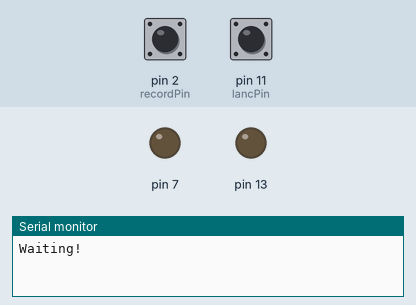
Recording of a sketch running on a simulated Arduino Uno, built with avr-gcc and run on an emulated ATmega328P. Parts: output pins drawn as LEDs (lit = HIGH), the last lines printed to the serial monitor. Inputs (shaded band) come from the test bench; at power-on: pin 11 (lancPin) LOW, pin 2 (recordPin) HIGH.

Above: at 0.1 s.
At 6.2 s:
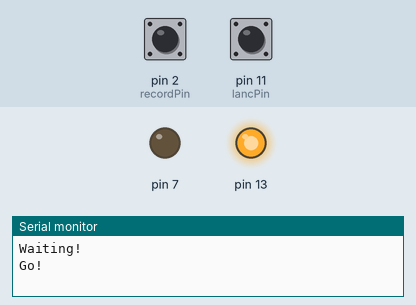
6.3 s: pin 11 (lancPin) pulsed HIGH 5 times (0.12 s each, 0.3 s apart)
Timing chart, 0 to 9.3 s (numbered marks = the images above; inputs shaded):
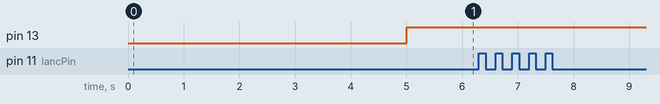

The sketch:

sketch_feb03b_lancSniffer_4.ino
```cpp
/*
  LANC SNIFFER
  Version 1.0
  Finds out LANC commands from a REMOTE
  For the interface ciruit see
  Feel free to use this code in any way you want.
  2011, Martin Koch

  "LANC" is a registered trademark of SONY.
  CANON calls their LANC compatible port "REMOTE".

  Modified by Matthew Whited to return camera status messages
*/

#define lancPin 11
#define recordPin 2

#define ULONGL unsigned long long
#define ULONG unsigned long
#define USHORT unsigned short

#define cmdPinON (PORTD = B10000000)   // Set digtal pin 7 (PD7)
#define cmdPinOFF (PORTD = B00000000)  // Reset digtal pin 7 (PD7)
#define ledON (PORTB = B00100000)      // Set LED pin 13 (PB5)
#define ledOFF (PORTB = B00000000)     // Reset LED pin 13 (PB5)
#define lancPinREAD (PINB & B00001000) // Reads pin 11 (PB3)

int bitDuration = 104-8; //Duration of one LANC bit in microseconds.
int bitDurationHalf = bitDuration/2; //Duration of one LANC bit in microseconds.

struct LancMessage {
  USHORT Message;
  ULONG Response;
  USHORT Request;
};

void setup() {
  DDRD = DDRD | B10000000;    // Config cmdPin as output
  DDRB = DDRB & B11110111;    // Config lancPin as input
  DDRB = DDRB | B00100000;    // Config ledPin as output
  pinMode(lancPin, INPUT);    // Listens to the LANC line, used for pulseIn function
  cmdPinOFF;                  // Reset LANC control pin so that the LANC line is unaffected(HIGH)

  Serial.begin(57600); //open the serial port
  pinMode(lancPin, INPUT); //listens to the LANC line
  Serial.println("Waiting!");
  delay(5000); //Wait for camera to power up completly
  Serial.println("Go!");
  //bitDuration = bitDuration - 8; //Reading the digital port takes about 8 microseconds so only 96 microseconds are left for each bit

  pinMode(recordPin, INPUT);
}

bool reading = 0;
void loop() {
  if (!digitalRead(recordPin) && !reading) {
    Serial.println("pushed!");
    reading = 1;
    USHORT commandMessage = 0x1833;
    sendLanc(commandMessage, 4);
  } else if (digitalRead(recordPin) && reading){
    Serial.println("released!");
    reading = 0;
  }
  ledON;
  LancMessage lanc = readLanc();
  ledOFF;

  displayMessage(lanc);
  //delay(250);
}

void displayMessage(LancMessage lanc){
  Serial.print("*");
  Serial.print(lanc.Message, HEX);
  Serial.print("*");
  Serial.print(lanc.Response & 0x00ffffff, HEX);
  Serial.print("*");
  Serial.print(lanc.Request, HEX);
  Serial.println("");
}

LancMessage readLanc() {
  int lancBit[16 * 4];

  while (pulseIn(lancPin, HIGH) < 5000) {
    //"pulseIn, HIGH" catches any 0V TO +5V TRANSITION and waits until the LANC line goes back to 0V
    //"pulseIn" also returns the pulse duration so we can check if the previous +5V duration was long enough (>5ms) to be the pause before a new 8 byte data packet
    //Loop till pulse duration is >5ms
  }

  for (int b = 0; b < 8; b++) {
    //LOW after long pause means the START bit is here
    delayMicroseconds(bitDuration);  //wait START bit duration
    delayMicroseconds(bitDurationHalf); //wait until the middle of bit 0
    //Read the 8 bits
    //Note that the command bits come in in reverse order with the least significant, right-most bit (bit 0) first
    for (int i = 7; i > -1; i--) {
      lancBit[i | (b << 3)] = digitalRead(lancPin);  //read bits.
      delayMicroseconds(bitDuration); //wait until the middle of bit 0
    }
    //Byte 0 is read
    delayMicroseconds(10); //make sure to be in the stop bit before
    while (lancPinREAD) {
      //Loop as long as the LANC line is +5V during the stop bit
    }
  }

  LancMessage result;
  result.Message = getMessage(lancBit);
  result.Response = getResponse(lancBit);
  result.Request = 0;
  return result;
}

void sendLanc(USHORT cmd, byte repeats) {
  // This function is time critical and optimized for Arduino Pro Mini
  // It takes ~3.2us for the arduino to set a pin state with the digitalWrite command
  // It takes ~80ns for the arduino to set pin state using the direct register method
  // delayMicroseconds(50) ~ 49us, delayMicroseconds(100) ~ 99us

  int cmdBits[16];
  int lancBit[64];
  toBits(cmd, cmdBits, 0);

  while (pulseIn(lancPin, HIGH) < 5000) {
    // Sync to next LANC message
    // "pulseIn, HIGH" catches any 0V TO +5V TRANSITION and waits until the LANC line goes back to 0V
    // "pulseIn" also returns the pulse duration so we can check if the previous +5V duration was long enough (>5ms) to be the pause before a new 8 byte data packet
  }

  for (int r = 0; r < repeats; r++) {
    ledON;                                       // LANC message LED indicator on

    for (int b = 0; b < 8 ; b++) {
      delayMicroseconds(bitDuration - 7);            // LOW after long pause means the START bit of Byte 0 is here, wait START bit duration
      for (int i = 0; i < 8 ; i++) {
        if (b < 2) {
          if (!cmdBits[i + (b << 3)]) {                      // During the first two bytes the adapter controls the line and puts out data
            cmdPinON;
          }
          else {
            cmdPinOFF;
          }
        }
        delayMicroseconds(bitDurationHalf);
        lancBit[i + (b << 3)] = !lancPinREAD;           // Read data line during middle of bit
        delayMicroseconds(bitDurationHalf);
      }
      cmdPinOFF;
      if (b == 7) {
        ledOFF;
      }
      delayMicroseconds(bitDurationHalf);          // Make sure to be in the stop bit before waiting for next byte
      while (lancPinREAD) {                      // Loop as long as the LANC line is +5V during the stop bit or between messages
      }
    }

    LancMessage result;
    result.Message = getMessage(lancBit);
    result.Response = getResponse(lancBit);
    result.Request = cmd;
    displayMessage(result);
  }
}
byte toByte(int bits[], int offset)
{
  int realOffset = offset << 3;
  const int check = 1;
  byte bools = (byte)(
     ((bits[realOffset + 0] == check ? 0 : 1) << 7) |
     ((bits[realOffset + 1] == check ? 0 : 1) << 6) |
     ((bits[realOffset + 2] == check ? 0 : 1) << 5) |
     ((bits[realOffset + 3] == check ? 0 : 1) << 4) |
     ((bits[realOffset + 4] == check ? 0 : 1) << 3) |
     ((bits[realOffset + 5] == check ? 0 : 1) << 2) |
     ((bits[realOffset + 6] == check ? 0 : 1) << 1) |
     ((bits[realOffset + 7] == check ? 0 : 1) << 0)
   );
  return bools;
}

#define outMap ? 1 : 0
void toBits(unsigned short message, int* bits, int offset)
{
  bits[offset +  0] = ((message & 0x8000) == 0x8000) outMap;
  bits[offset +  1] = ((message & 0x4000) == 0x4000) outMap;
  bits[offset +  2] = ((message & 0x2000) == 0x2000) outMap;
  bits[offset +  3] = ((message & 0x1000) == 0x1000) outMap;
  bits[offset +  4] = ((message & 0x0800) == 0x0800) outMap;
  bits[offset +  5] = ((message & 0x0400) == 0x0400) outMap;
  bits[offset +  6] = ((message & 0x0200) == 0x0200) outMap;
  bits[offset +  7] = ((message & 0x0100) == 0x0100) outMap;

  bits[offset +  8] = ((message & 0x0080) == 0x0080) outMap;
  bits[offset +  9] = ((message & 0x0040) == 0x0040) outMap;
  bits[offset + 10] = ((message & 0x0020) == 0x0020) outMap;
  bits[offset + 11] = ((message & 0x0010) == 0x0010) outMap;
  bits[offset + 12] = ((message & 0x0008) == 0x0008) outMap;
  bits[offset + 13] = ((message & 0x0004) == 0x0004) outMap;
  bits[offset + 14] = ((message & 0x0002) == 0x0002) outMap;
  bits[offset + 15] = ((message & 0x0001) == 0x0001) outMap;
}

USHORT getMessage(int lancBit[]){
  USHORT message = toByte(lancBit, 0) << 8 | toByte(lancBit, 1);
  return message;
}
ULONG getResponse(int lancBit[]){
  ULONG response =
    (ULONGL)(toByte(lancBit, 2)) << 40 |
    (ULONGL)(toByte(lancBit, 3)) << 32 |
    (ULONGL)(toByte(lancBit, 4)) << 24 |
    (ULONGL)(toByte(lancBit, 5)) << 16 |
    (ULONGL)(toByte(lancBit, 6)) << 8 |
    (ULONGL)(toByte(lancBit, 7)) << 0;
  return response;
}
```
